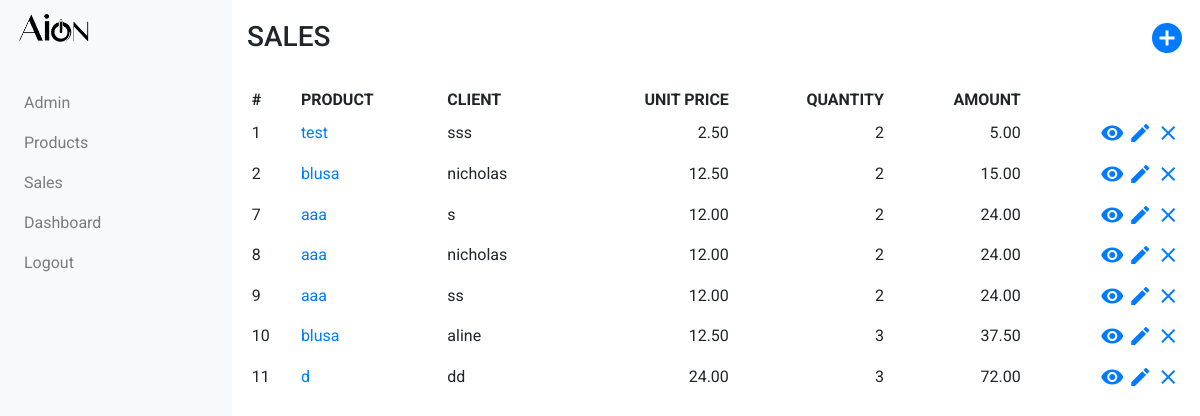
/sales_app/sales/, run on the app's committed database.
### sales_app/models.py (models this page shows, shortened)
class Sale(models.Model):
    product_name = models.ForeignKey(Product, related_name='sales', on_delete=models.CASCADE)
    client_name = models.CharField(max_length=256)
    quantity = models.PositiveIntegerField()
    amount = models.DecimalField(decimal_places=2, max_digits=32, blank=True, null=True)

class Product(models.Model):
    name = models.CharField(max_length=256, unique=True)
    price = models.DecimalField(decimal_places=2, max_digits=32)
    def __str__(self):
        return self.name

### sales_app/views.py (the view)
# urls.py: path('sales/', views.SalesListView.as_view(), name='sales'),
class SalesListView(ListView):
    context_object_name = 'sales'
    model = models.Sale

### sales_app/templates/sales_app/sale_list.html
{% extends "sales_app/sales_app_base.html" %}
{% block body_block %}
<div class="row page-header">
  <h3>SALES</h3>
  <a href="{% url 'sales_app:product_create' %}" class="add-item-icon"><span class="material-icons md-36">add_circle</span></a>
</div>
<table class="table table-sm table-hover table-borderless">
  <thead>
    <tr>
      <th scope="col">#</th>
      <th scope="col">PRODUCT</th>
      <th scope="col">CLIENT</th>
      <th scope="col" class="col-number">UNIT PRICE</th>
      <th scope="col" class="col-number">QUANTITY</th>
      <th scope="col" class="col-number">AMOUNT</th>
      <th scope="col"></th>
    </tr>
  </thead>
  <tbody>
    {% for sale in sales %}
    <tr>
      <td>{{sale.pk}}</td>
      <td><a href="{% url 'sales_app:product_detail' pk=sale.product_name.pk %}">{{sale.product_name}}</a></td>
      <td>{{sale.client_name}}</td>
      <td class="col-number">{{sale.product_name.price}}</td>
      <td class="col-number">{{sale.quantity}}</td>
      <td class="col-number">{{sale.amount}}</td>
      <td class="action-col">
        <a href="{% url 'sales_app:sale_detail' pk=sale.pk %}"><span class="material-icons">visibility</span></a>
        <a href="{% url 'sales_app:sale_update' pk=sale.pk %}"><span class="material-icons">edit</span></a>
        <a href="{% url 'sales_app:sale_delete' pk=sale.pk %}"><span class="material-icons">clear</span></a>
      </td>
    </tr>
    {% endfor %}
  </tbody>
</table>
{% endblock %}

### static/sales_app/css/styles.css (style rules this page uses)
body { padding-top: 90px; font-family: 'Roboto', sans-serif; }
table { width: 100%; }
.page-header { padding-top: 20px; padding-bottom: 20px; margin:0; width: 100%; }
.action-col { text-align: right; }
.col-number { text-align: right; }
.add-item-icon { margin: auto; margin-right: 0; text-align: right; }
.material-icons.md-36 { font-size: 36px; }
@media (min-width:768px) { body { padding-top: 0; margin-left: 232px } }

### data on the page
Sale: pk "1", product_name "test", client_name "sss", product_name.price "2.50", quantity "2", amount "5.00"
Sale: pk "2", product_name "blusa", client_name "nicholas", product_name.price "12.50", quantity "2", amount "15.00"
Sale: pk "7", product_name "aaa", client_name "s", product_name.price "12.00", quantity "2", amount "24.00"
Sale: pk "8", product_name "aaa", client_name "nicholas", product_name.price "12.00", quantity "2", amount "24.00"
Sale: pk "9", product_name "aaa", client_name "ss", product_name.price "12.00", quantity "2", amount "24.00"
Sale: pk "10", product_name "blusa", client_name "aline", product_name.price "12.50", quantity "3", amount "37.50"
Sale: pk "11", product_name "d", client_name "dd", product_name.price "24.00", quantity "3", amount "72.00"
